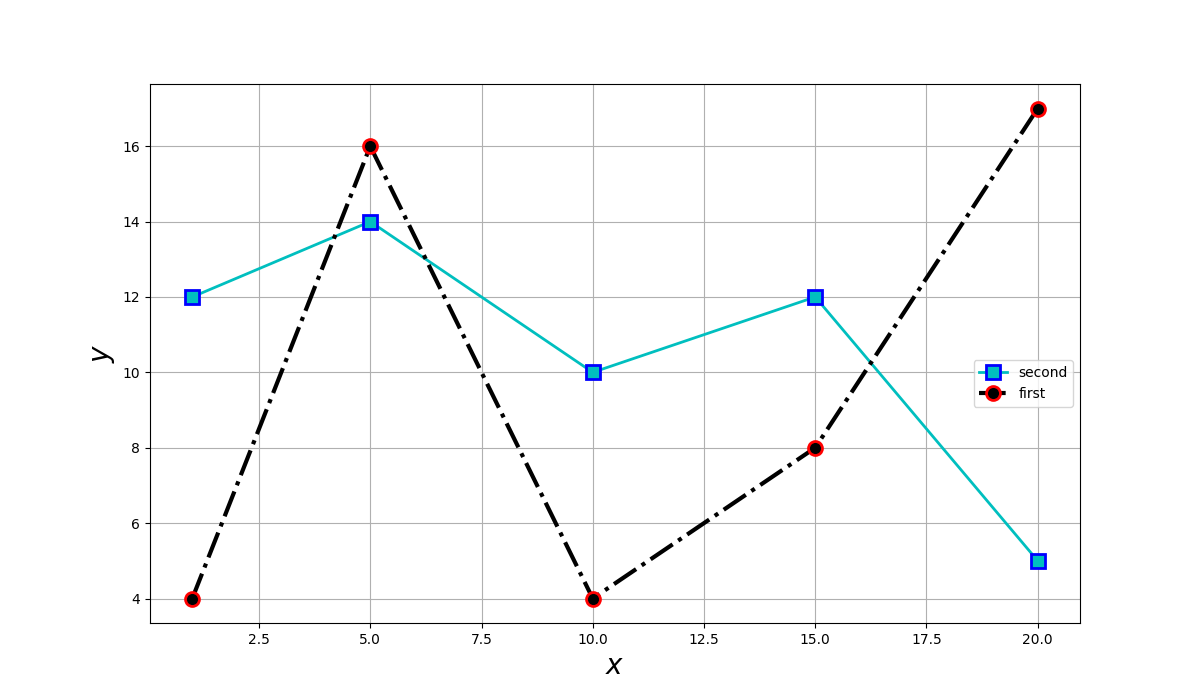

This chart was generated by the following Python code:
import matplotlib.pyplot as plt
# Prepare data
x = [1, 5, 10, 15, 20]
y1 = [4, 16, 4, 8, 17]
y2 = [12, 14, 10, 12, 5]

plt.figure(figsize=(12, 7))
plt.xlabel('$x$')
plt.ylabel('$y$')

plt.plot(x, y2, 's-c', label="second", mec='b', lw=2, mew=2, ms=10)
plt.plot(x, y1, '-.k', marker="o", label="first", lw=3, mec='r', mew=2, ms=10)
plt.gca().legend(loc='upper right',  bbox_to_anchor=(1, 0.5))
axes = plt.gca()
axes.xaxis.label.set_size(20)
axes.yaxis.label.set_size(20)
plt.grid(True)
plt.savefig('C:/bioinformatics_institute/python/line_plot.png')
plt.show()
